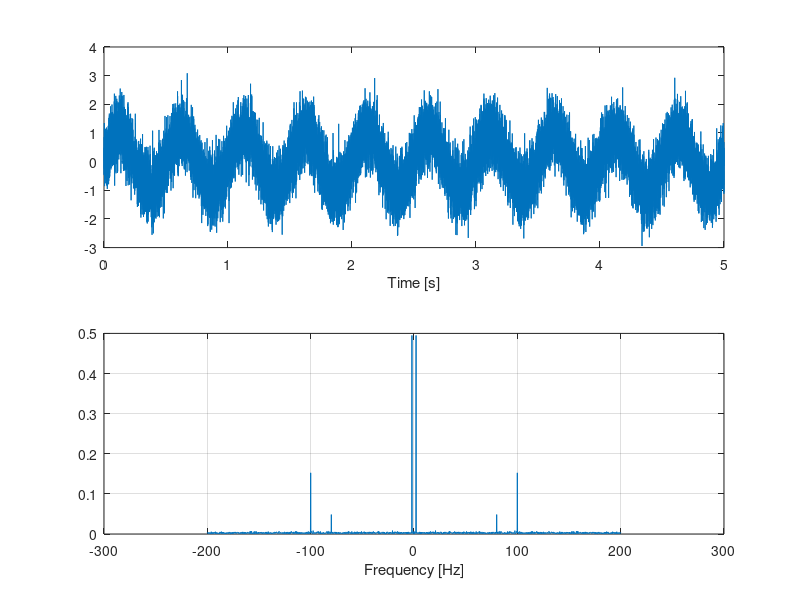

Here is the MATLAB script that generated this plot: (Note: this script raises an error after producing the figure.)
%% part02: Fourier transform, signal reconstruction and filtering
% Wanting Jin, wanting.jin@epfl.ch, Oct 2021
clear all
% load the data
acc_with_timestamp = load('ArduinoData.mat');
t = acc_with_timestamp.measure.t;
acc = acc_with_timestamp.measure.data;
load hw1_part2.mat


%% Q2 Plot the signal in both time domain and frequency domain (by using fft)
dataFrequency = 5000;
limit = 1/5; %limit_freq = 1/total_seconds
t1=-limit/2:1/dataFrequency:limit/2;

figure(1)
subplot(2,1,1);
% Plot in time domain
plot(t, acc)
xlabel("Time [s]");

subplot(2,1,2);

% Plot in frequency domain (fft)
ACC = fft(acc);
Fmax = 200;
fty=abs(ACC/length(acc));
f=dataFrequency/2*linspace(0,1,round(length(acc)/2));
fty=fty(1:length(f));
maxIndex=find(f>Fmax,1);
plot([-f(maxIndex:-1:2) f(1:maxIndex)], [fty(maxIndex:-1:2) fty(1:maxIndex)]); grid on;
xlabel("Frequency [Hz]")
sgtitle("Signal in Time Domain and Frequency Domain");
saveas(figure(1), "Signal_tdomain_fdomain", "png");



%% Q5 (Use filter_data() function)

% Filter the signal with the output coeff from the filter Designer
acc_filtered = filter_data(acc, low_pass);

figure(2)
% Plot in time domain
subplot(2,1,1);
plot(t,acc_filtered')
xlabel("Time [s]")

% Plot in frequency domain (fft)
subplot(2,1,2);
F_ACC = fft(acc_filtered);
Fmax = 200;
fty=abs(F_ACC'/length(acc_filtered));
f=dataFrequency/2*linspace(0,1,round(length(acc_filtered)/2));
fty=fty(1:length(f));
maxIndex=find(f>Fmax,1);
plot([-f(maxIndex:-1:2) f(1:maxIndex)], [fty(maxIndex:-1:2) fty(1:maxIndex)]); grid on;
xlabel("Frequency [Hz]")
sgtitle("Filtered Signal in Time Domain and Frequency Domain");
saveas(figure(2), "Filtered_Signal_tdomain_fdomain", "png");

%save('hw1_part2.mat','low_pass');

%% Q6 Sampling the signal
% Sample the signal at 10 * freq_max

[val index] = max(fty);
freq_max = f(index);
Fs = 10*freq_max;

[ts, acc_sampled]=sample_data(t,acc_filtered,Fs); 

%% Q7 (Use reconstruct_signal() function)
% TODO: reconstrut signal with different interpolation method
% reconstruct_freq = 200;
%[tr_zero, acc_r_zerohold] = reconstruct_signal(reconstruct_freq, ts, acc_sampled,'zero_order_interp');
%[tr_first, acc_r_firsthold] = reconstruct_signal(reconstruct_freq, ts, acc_sampled,'first_order_interp');
%[tr_ws, acc_r_ws] = reconstruct_signal(reconstruct_freq, ts, acc_sampled,'ws_interp');



